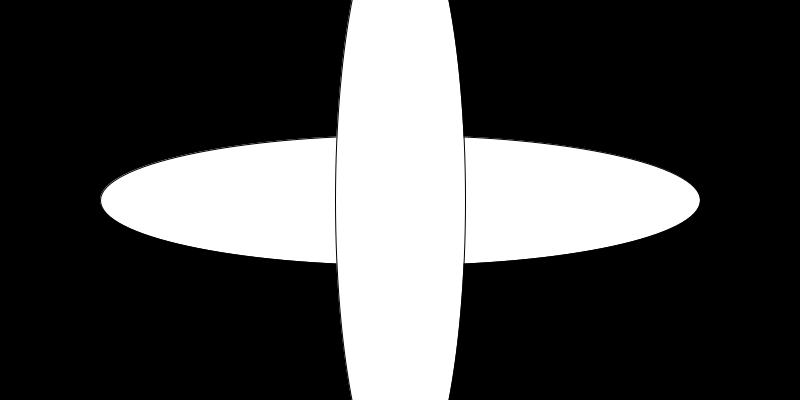
Frame 1 (no input)
Frame 60 (the mouse pressed at the canvas centre just before this capture): identical to frame 1, image omitted
Frame 120 (the mouse held since frame 60 and released just before this capture): identical to frame 1, image omitted

The Processing sketch that drew this single still picture (run headless with seeded random() and noise(); from frame 60 on, the mouse is pressed at the canvas centre):

// Processing sketch: warmup
// ── warmup.pde
//Name: Bikram Baral
//File: Processing warm-up


void setup() {
  size(800,400);
}

void draw() {
  background(0);
  ellipse(400,200,600,130);
  ellipse(400,200,130,600);
}
